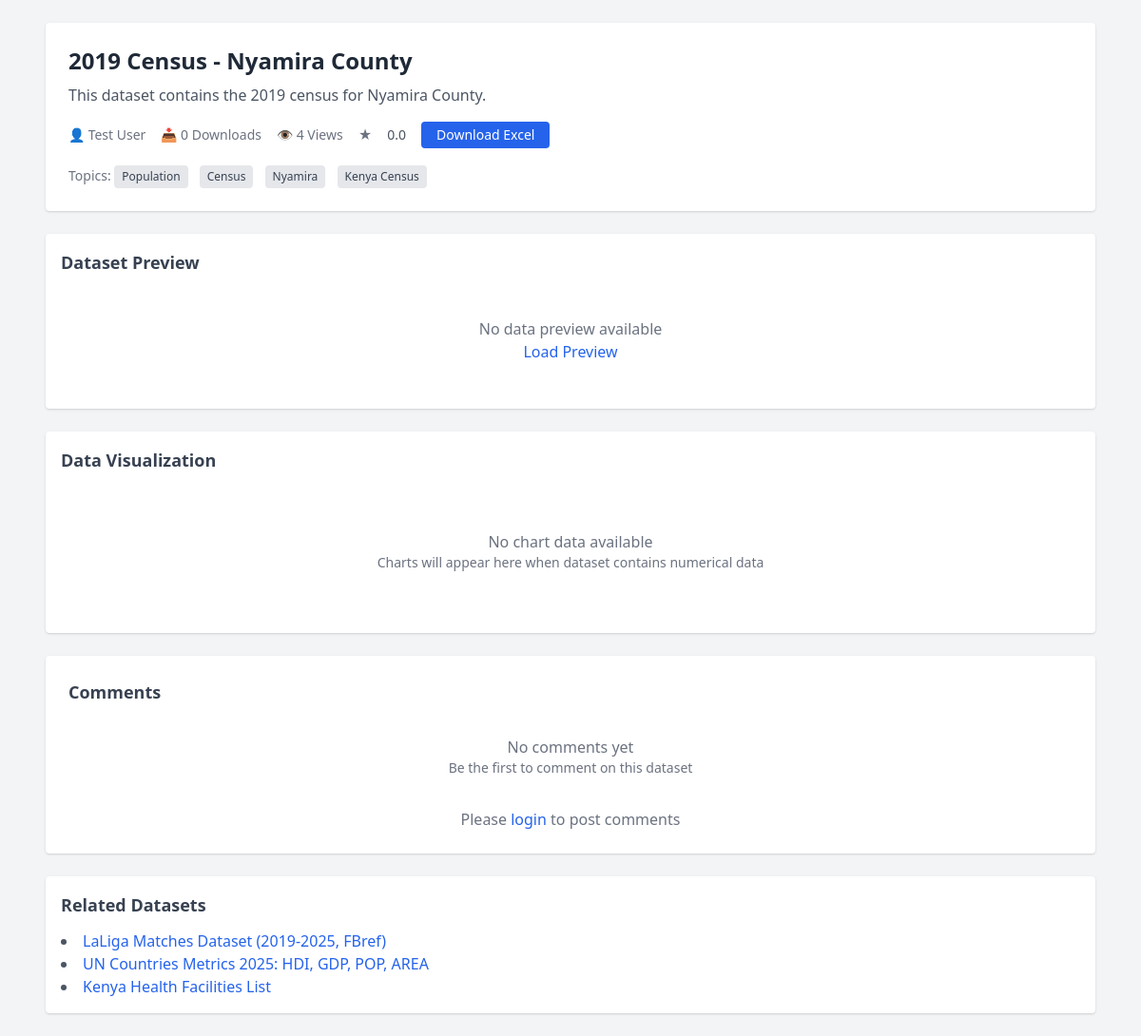
/dataset/dataset/6/, run on the app's committed database.
### dataset/models.py (models this page shows, shortened)
class Dataset(models.Model):
    DATASET_TYPES = [
        ('csv', 'CSV'),
        ('excel', 'Excel'),
    ]
    title = models.CharField(max_length=255)
    author = models.ForeignKey(settings.AUTH_USER_MODEL, on_delete=models.CASCADE, related_name='authored_datasets')
    file = models.FileField(upload_to='datasets/')
    dataset_type = models.CharField(max_length=10, choices=DATASET_TYPES)
    bio = models.TextField()
    topics = models.CharField(max_length=500, help_text="Comma-separated topics")
    rating = models.FloatField(default=0.0, validators=[MinValueValidator(0.0), MaxValueValidator(5.0)])
    downloads = models.PositiveIntegerField(default=0)
    views = models.PositiveIntegerField(default=0)
    created_at = models.DateTimeField(auto_now_add=True)
    updated_at = models.DateTimeField(auto_now=True)
    def get_topics_list(self):
        return [topic.strip() for topic in self.topics.split(',') if topic.strip()]

### accounts/models.py (models this page shows, shortened)
class CustomUser(AbstractUser):
    email = models.EmailField(unique=True)
    full_name = models.CharField(max_length=255)
    phone_number = models.CharField(
        max_length=15,
        blank=True,
        validators=[RegexValidator(regex=r'^\+?1?\d{9,15}$', message="Phone number must be entered in the format: '+999999999'. Up to 15 digits allowed.")]
    )
    bio = models.TextField(max_length=500, blank=True)
    profile_picture = models.ImageField(upload_to='profile_pics/', blank=True, null=True)
    date_of_birth = models.DateField(blank=True, null=True)
    is_verified = models.BooleanField(default=False)
    created_at = models.DateTimeField(auto_now_add=True)
    updated_at = models.DateTimeField(auto_now=True)
    last_login_ip = models.GenericIPAddressField(blank=True, null=True)
    USERNAME_FIELD = 'email'
    REQUIRED_FIELDS = ['username', 'full_name']
    class Meta:
        db_table = 'custom_user'
        verbose_name = 'User'
        verbose_name_plural = 'Users'
    def get_full_name(self):
        return self.full_name if self.full_name else self.username

### dataset/views.py (the view)
# urls.py: path('dataset/<int:dataset_id>/', views.dataset_detail, name='dataset_detail'),
def dataset_detail(request, dataset_id):
    dataset = get_object_or_404(Dataset, id=dataset_id)
    dataset.views += 1
    dataset.save(update_fields=['views'])
    preview_data = []
    columns = []
    graph_data = None
    error_message = None
    try:
        if dataset.file:
            dataset.file.seek(0)
            file_content = dataset.file.read()
            if dataset.dataset_type == 'csv':
                df = pd.read_csv(io.BytesIO(file_content))
            elif dataset.dataset_type == 'excel':
                df = pd.read_excel(io.BytesIO(file_content))
            else:
                df = pd.read_csv(io.BytesIO(file_content))
            if not df.empty:
                columns = df.columns.tolist()
                preview_rows = df.head(10)
                preview_data = preview_rows.to_dict('records')
                numeric_columns = df.select_dtypes(include=['number']).columns.tolist()
                if numeric_columns and len(df) > 1:
                    first_numeric = numeric_columns[0]
                    chart_data = df[first_numeric].fillna(0).head(20).tolist()
                    labels = [f"Row {i+1}" for i in range(len(chart_data))]
                    graph_data = {
                        'chart_type': 'line',
                        'labels': json.dumps(labels),
                        'datasets': json.dumps([{
                            'label': first_numeric,
                            'data': chart_data,
                            'borderColor': 'rgb(75, 192, 192)',
                            'backgroundColor': 'rgba(75, 192, 192, 0.2)',
                            'tension': 0.1
                        }])
                    }
    except Exception as e:
        error_message = f"Error reading dataset file: {str(e)}"
        print(f"Error reading dataset file: {e}")
        preview_data = []
        columns = []
        graph_data = None
    comments = Comment.objects.filter(
        dataset=dataset
    ).select_related('author').order_by('-upvotes', '-created_at')[:5]
    related_datasets = Dataset.objects.filter(
        Q(topics__icontains=dataset.topics) | Q(author=dataset.author)
    ).exclude(id=dataset.id).distinct()[:5]
    context = {
        'dataset': dataset,
        'author_name': dataset.author.get_full_name() or dataset.author.username,
        'topics': dataset.get_topics_list(),
        'preview_data': preview_data,
        'columns': columns,
        'graph_data': graph_data,
        'comments': comments,
        'related_datasets': related_datasets,
        'error_message': error_message,
    }
    return render(request, 'dataset/dataset_detail.html', context)

### dataset/templates/dataset/dataset_detail.html (shortened to what this page needs)
{% load static %}
{% load dict_extras %}
<!DOCTYPE html>
<html lang="en">
<head>
  <link href="https://cdn.jsdelivr.net/npm/tailwindcss@2.2.19/dist/tailwind.min.css" rel="stylesheet">
</head>
<body class="bg-gray-100">
  <div class="max-w-6xl mx-auto p-6">
    <div class="bg-white p-6 rounded shadow mb-6">
      <h1 class="text-2xl font-bold text-gray-800 mb-2">
        {% if dataset %}{{ dataset.title }}{% else %}Sample Dataset{% endif %}
      </h1>
      <p class="text-gray-600 mb-4">
        {% if dataset %}{{ dataset.bio }}{% else %}This is a sample dataset page. Replace this content with dynamic data from your Django views.{% endif %}
      </p>
      <div class="flex flex-wrap items-center text-sm text-gray-500 space-x-4">
        <span>👤 {% if author_name %}{{ author_name }}{% else %}Sample Author{% endif %}</span>
        <span>📥 {% if dataset %}{{ dataset.downloads }}{% else %}0{% endif %} Downloads</span>
        <span>👁️ {% if dataset %}{{ dataset.views }}{% else %}0{% endif %} Views</span>
        <span class="star-filled">★</span>
        <span class="text-sm text-gray-600">{% if dataset %}{{ dataset.rating|floatformat:1 }}{% else %}4.5{% endif %}</span>
        {% if dataset %}
        <a href="{% url 'download_dataset' dataset.id %}" class="ml-auto bg-blue-600 text-white px-4 py-1 rounded hover:bg-blue-700">
          Download {% if dataset.dataset_type == 'csv' %}CSV{% elif dataset.dataset_type == 'excel' %}Excel{% else %}File{% endif %}
        </a>
        {% else %}
        <button class="ml-auto bg-blue-600 text-white px-4 py-1 rounded" disabled>Download CSV</button>
        {% endif %}
      </div>
      {% if dataset and topics %}
      <div class="mt-4">
        <span class="text-sm text-gray-500">Topics: </span>
        {% for topic in topics %}
        <span class="inline-block bg-gray-200 text-gray-700 text-xs px-2 py-1 rounded mr-2">{{ topic }}</span>
        {% endfor %}
      </div>
      {% endif %}
    </div>
    <div class="bg-white p-4 rounded shadow mb-6 overflow-x-auto">
      <h2 class="text-lg font-semibold text-gray-700 mb-3">Dataset Preview</h2>
      {% if preview_data and columns %}
      <table class="min-w-full text-sm text-left text-gray-600">
        <thead class="bg-gray-100 text-xs uppercase">
          <tr>
            {% for column in columns %}
            <th class="py-2 px-4">{{ column }}</th>
            {% endfor %}
          </tr>
        </thead>
        <tbody>
          {% for row in preview_data %}
          <tr class="{% cycle 'bg-white' 'bg-gray-50' %}">
            {% for column in columns %}
            <td class="py-2 px-4">
              {% if row|default_if_none:"" %}
                {{ row|default_if_none:""|get_item:column|default:"N/A" }}
              {% else %}
                N/A
              {% endif %}
            </td>
            {% endfor %}
          </tr>
          {% endfor %}
        </tbody>
      </table>
      {% if dataset %}
      <div class="mt-3 text-right">
        <a href="{% url 'dataset_preview' dataset.id %}" class="text-blue-600 hover:underline text-sm">View Full Preview</a>
      </div>
      {% endif %}
      {% else %}
      <div class="text-gray-500 text-center py-8">
        <p>No data preview available</p>
        {% if dataset %}
        <a href="{% url 'dataset_preview' dataset.id %}" class="text-blue-600 hover:underline">Load Preview</a>
        {% else %}
        <p class="text-sm">Upload a dataset to see preview here</p>
        {% endif %}
      </div>
      {% endif %}
    </div>
    <div class="bg-white p-4 rounded shadow mb-6">
      <h2 class="text-lg font-semibold text-gray-700 mb-3">Data Visualization</h2>
      {% if graph_data %}
      <canvas id="dataChart" height="120"></canvas>
      {% else %}
      <div class="text-gray-500 text-center py-12">
        <p>No chart data available</p>
        <p class="text-sm">Charts will appear here when dataset contains numerical data</p>
      </div>
      {% endif %}
    </div>
    <div class="bg-white p-6 rounded shadow mb-6">
      <h2 class="text-lg font-semibold text-gray-700 mb-4">Comments</h2>
      <div class="space-y-4 mb-4">
        {% if comments %}
        {% for comment in comments %}
        <div class="border-b border-gray-200 pb-3">
          <p class="font-semibold text-gray-800">{{ comment.author_name }}</p>
          <p class="text-gray-600 text-sm mb-2">{{ comment.content }}</p>
          <div class="flex items-center text-xs text-gray-500">
            <span>{{ comment.created_at|date:"M d, Y" }}</span>
            <span class="ml-4">👍 {{ comment.upvotes }} Upvotes</span>
            {% if user.is_authenticated %}
            <form method="post" action="{% url 'upvote_comment' comment.id %}" class="ml-4">
              {% csrf_token %}
              <button type="submit" class="text-blue-600 hover:underline">Upvote</button>
            </form>
            {% endif %}
          </div>
        </div>
        {% endfor %}
        {% if dataset %}
        <div class="text-center mt-4">
          <a href="{% url 'dataset_comments' dataset.id %}" class="text-blue-600 hover:underline">View All Comments</a>
        </div>
        {% endif %}
        {% else %}
        <div class="text-gray-500 text-center py-4">
          <p>No comments yet</p>
          <p class="text-sm">Be the first to comment on this dataset</p>
        </div>
        {% endif %}
      </div>
      {% if user.is_authenticated and dataset %}
      <form method="post" action="{% url 'post_comment' dataset.id %}" class="space-y-3">
        {% csrf_token %}
        <textarea name="content" placeholder="Add your comment..." rows="3" class="w-full p-2 border rounded" required></textarea>
        <button type="submit" class="bg-green-600 text-white px-4 py-2 rounded hover:bg-green-700">Post Comment</button>
      </form>
      {% elif not user.is_authenticated %}
      <div class="text-center text-gray-500">
        <p>Please <a href="{% url 'login_signup' %}" class="text-blue-600 hover:underline">login</a> to post comments</p>
      </div>
      {% endif %}
    </div>
    <div class="bg-white p-4 rounded shadow">
      <h2 class="text-lg font-semibold text-gray-700 mb-3">Related Datasets</h2>
      {% if related_datasets %}
      <ul class="list-disc list-inside text-gray-600">
        {% for related in related_datasets %}
        <li><a href="{% url 'dataset_detail' related.id %}" class="text-blue-600 hover:underline">{{ related.title }}</a></li>
        {% endfor %}
      </ul>
      {% else %}
      <div class="text-gray-500 text-center py-4">
        <p>No related datasets found</p>
      </div>
      {% endif %}
    </div>
  </div>
</body>
</html>

### data on the page
Dataset: title "2019 Census - Nyamira County", bio "This dataset contains the 2019 census for Nyamira County.", downloads "0", views "4", rating "0.0"
CustomUser: full_name "Test User"
Dataset: title "LaLiga Matches Dataset (2019-2025, FBref)"
Dataset: title "UN Countries Metrics 2025: HDI, GDP, POP, AREA"
Dataset: title "Kenya Health Facilities List"

### other printed values
{{ topic }} "Population" "Census" "Nyamira" "Kenya Census"
